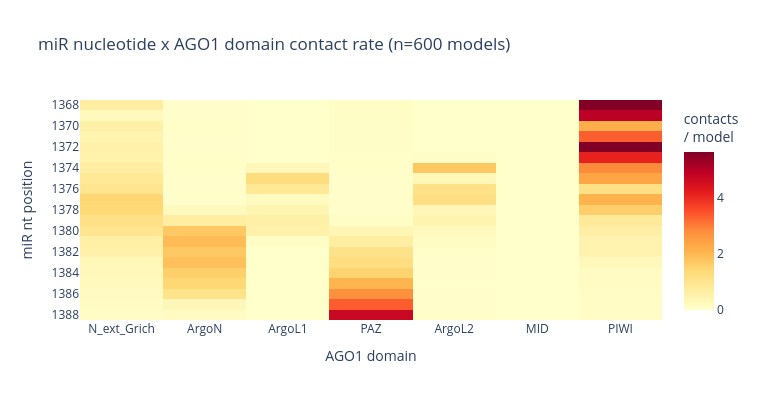

Source (notebook cell):
### Markdown cell above
## miR-ligand PLIP pass (per-nucleotide)

`results/ago1_fbw2_mir168/all_selected_summary_mir_ligands.csv` — the second
PLIP pass with `--chains` omitted and no `--dnareceptor`, so every miR
nucleotide is reported as its own ligand. Here we filter to AGO1 (chain A)
contacts and map each nucleotide position × AGO1 domain.

### Code cell
mir_csv = RESULTS_DIR / "all_selected_summary_mir_ligands.csv"
if mir_csv.exists():
    mdf = pd.read_csv(mir_csv).rename(columns={"replica": "cluster", "model": "fname"})
    mdf = mdf.merge(sel, on=["fname"], how="left", suffixes=("", "_sel"))
    # keep rows where AGO1 (chain A) is on either side of the contact
    a_side = mdf[mdf["reschain"] == "A"].copy()
    a_side["ago1_domain"] = receptor_mapper(a_side["resnr"] - rec_off)
    nt = sorted(a_side["resnr_lig"].dropna().unique())
    n_norm_m = a_side.groupby(["cluster", "fname"]).ngroups or 1
    ct = (a_side.dropna(subset=["ago1_domain"]).groupby(["resnr_lig", "ago1_domain"], observed=True)
          .size().div(n_norm_m).unstack(fill_value=0)
          .reindex(index=nt, columns=RECEPTOR_LABELS, fill_value=0))
    fig = go.Figure(go.Heatmap(z=ct.values, x=RECEPTOR_LABELS, y=[str(int(p)) for p in nt],
        colorscale="YlOrRd", colorbar=dict(title="contacts<br>/ model"),
        hovertemplate="AGO1 domain %{x}<br>miR nt %{y}<br>%{z:.3f}/model<extra></extra>"))
    fig.update_layout(title=f"miR nucleotide x AGO1 domain contact rate (n={n_norm_m} models)",
        xaxis_title="AGO1 domain", yaxis_title="miR nt position",
        yaxis=dict(autorange="reversed"), template=TEMPLATE, width=760, height=max(400, len(nt) * 18))
    save_fig(fig, "mir_nt_x_ago1_domain_heatmap.html", "mir_ligands")
else:
    print(f"{mir_csv} not found -- run the plip_mir_ligands pass first.")

### Figure 1 — Plotly figure (JSON) as saved in the notebook; plotly's stock layout.template omitted (floating-point values rounded to 4 significant figures; data arrays with more than 128 entries replaced by an {"elided": "..."} marker saying what was removed)
{"data": [{"colorbar": {"title": {"text": "contacts<br>/ model"}}, "colorscale": [[0.0, "rgb(255,255,204)"], [0.125, "rgb(255,237,160)"], [0.25, "rgb(254,217,118)"], [0.375, "rgb(254,178,76)"], [0.5, "rgb(253,141,60)"], [0.625, "rgb(252,78,42)"], [0.75, "rgb(227,26,28)"], [0.875, "rgb(189,0,38)"], [1.0, "rgb(128,0,38)"]], "hovertemplate": "AGO1 domain %{x}<br>miR nt %{y}<br>%{z:.3f}/model<extra></extra>", "type": "heatmap", "x": ["N_ext_Grich", "ArgoN", "ArgoL1", "PAZ", "ArgoL2", "MID", "PIWI"], "y": ["1368", "1369", "1370", "1371", "1372", "1373", "1374", "1375", "1376", "1377", "1378", "1379", "1380", "1381", "1382", "1383", "1384", "1385", "1386", "1387", "1388"], "z": {"elided": "21x7 float values"}}], "layout": {"height": 400, "title": {"text": "miR nucleotide x AGO1 domain contact rate (n=600 models)"}, "width": 760, "xaxis": {"title": {"text": "AGO1 domain"}}, "yaxis": {"autorange": "reversed", "title": {"text": "miR nt position"}}}}
